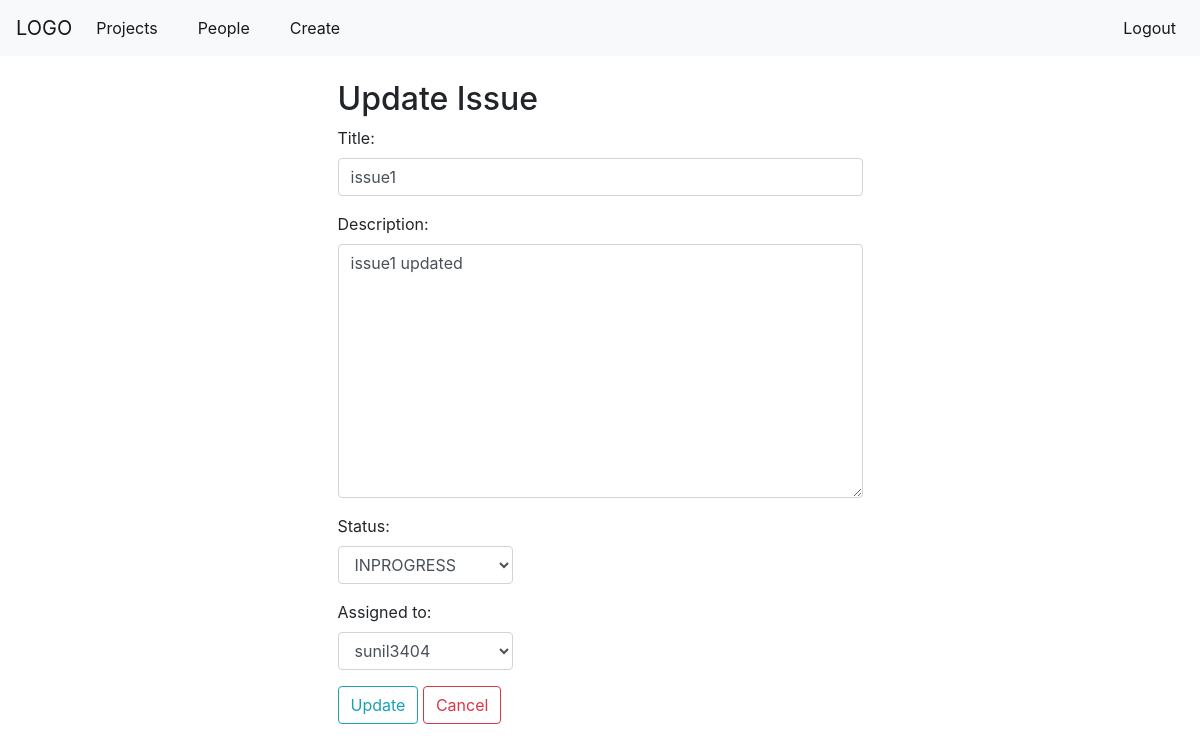
Screenshot of /update_jira/1 (signed in) with the database file from the repository.
### jira/models.py (models this page shows, shortened)
class JiraIssue(models.Model):
	name = models.CharField(max_length=250)
	detail = models.TextField()
	status = models.CharField(max_length = 50, choices=status, default="new")
	assigned_to=models.ForeignKey(User, null=True, on_delete=models.CASCADE)
	date_created = models.DateTimeField(auto_now_add=True)
	date_updated = models.DateTimeField(auto_now=True)
	class Meta:
		ordering = ['-date_updated']

### jira/views.py (the view)
# urls.py: path("update_jira/<pk>", views.updateJira, name='update-jira'),
@login_required
def updateJira(request, pk):
	obj = get_object_or_404(User, id=1)
	jira = JiraIssue.objects.get(id=pk)
	if request.method == 'POST':
		update_form = IssueForm(request.POST, instance=jira)
		if update_form.is_valid():
			update_form.save()
			return redirect('jira-home')
	update_form  = IssueForm(instance=jira)
	context = {
		'update_form' : update_form
	}
	return render(request, 'jira/update_jira.html', context)

### jira/forms.py
class IssueForm(forms.ModelForm):
	class Meta:
		model = JiraIssue
		fields = ('name', 'detail', 'status', 'assigned_to')
		ordered = ['-date_created']
		labels = {
			'name' : 'Title',
			'detail' : 'Description'
		}
		widgets = {
			'name' : forms.TextInput(attrs={'class' : 'form-control'}),
			'detail' : forms.Textarea(attrs={'class' : 'form-control row-2'}),
			'status' : forms.Select(attrs={'class' : 'form-control col-4'}),
			'assigned_to' : forms.Select(attrs={'class' : 'form-control col-4'})
		}

### jira/templates/jira/update_jira.html
{% extends 'base.html' %}
{% block content %}
	<div class='container col-6'>
		<h2> Update Issue</h2>
		<form method='POST' action=''> {% csrf_token %}
			{{ update_form.as_p}}
			<button class='btn btn-outline-info' type="submit">Update</button>
			<a href="{% url 'user-jiras' %}"<button class='btn btn-outline-danger' type="submit">Cancel</button></a>
		</form>
	</div>
{% endblock %}

### rows the page displays
JiraIssue: name "issue1", detail "issue1 updated", status "INPROGRESS", assigned_to "sunil3404"
